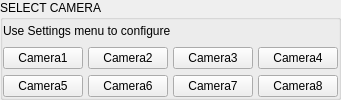
          <widget class="QGroupBox" name="groupBox">
           <property name="title">
            <string>SELECT CAMERA</string>
           </property>
           <layout class="QVBoxLayout" name="verticalLayout_15">
            <property name="leftMargin">
             <number>0</number>
            </property>
            <property name="topMargin">
             <number>0</number>
            </property>
            <property name="rightMargin">
             <number>0</number>
            </property>
            <property name="bottomMargin">
             <number>0</number>
            </property>
            <item>
             <widget class="QLabel" name="label_5">
              <property name="font">
               <font>
                <pointsize>-1</pointsize>
               </font>
              </property>
              <property name="styleSheet">
               <string notr="true">QLabel{
font-size:12px;
}</string>
              </property>
              <property name="text">
               <string>Use Settings menu to configure</string>
              </property>
              <property name="alignment">
               <set>Qt::AlignLeading|Qt::AlignLeft|Qt::AlignVCenter</set>
              </property>
             </widget>
            </item>
            <item>
             <layout class="QHBoxLayout" name="horizontalLayout_13">
              <property name="spacing">
               <number>5</number>
              </property>
              <property name="leftMargin">
               <number>0</number>
              </property>
              <property name="topMargin">
               <number>0</number>
              </property>
              <property name="rightMargin">
               <number>0</number>
              </property>
              <property name="bottomMargin">
               <number>0</number>
              </property>
              <item>
               <widget class="QPushButton" name="connectCam1">
                <property name="focusPolicy">
                 <enum>Qt::NoFocus</enum>
                </property>
                <property name="text">
                 <string>Camera1</string>
                </property>
               </widget>
              </item>
              <item>
               <widget class="QPushButton" name="connectCam2">
                <property name="focusPolicy">
                 <enum>Qt::NoFocus</enum>
                </property>
                <property name="text">
                 <string>Camera2</string>
                </property>
               </widget>
              </item>
              <item>
               <widget class="QPushButton" name="connectCam3">
                <property name="focusPolicy">
                 <enum>Qt::NoFocus</enum>
                </property>
                <property name="text">
                 <string>Camera3</string>
                </property>
               </widget>
              </item>
              <item>
               <widget class="QPushButton" name="connectCam4">
                <property name="focusPolicy">
                 <enum>Qt::NoFocus</enum>
                </property>
                <property name="text">
                 <string>Camera4</string>
                </property>
               </widget>
              </item>
             </layout>
            </item>
            <item>
             <layout class="QHBoxLayout" name="horizontalLayout_14">
              <property name="spacing">
               <number>5</number>
              </property>
              <property name="leftMargin">
               <number>0</number>
              </property>
              <property name="topMargin">
               <number>0</number>
              </property>
              <property name="rightMargin">
               <number>0</number>
              </property>
              <property name="bottomMargin">
               <number>0</number>
              </property>
              <item>
               <widget class="QPushButton" name="connectCam5">
                <property name="focusPolicy">
                 <enum>Qt::NoFocus</enum>
                </property>
                <property name="text">
                 <string>Camera5</string>
                </property>
               </widget>
              </item>
              <item>
               <widget class="QPushButton" name="connectCam6">
                <property name="focusPolicy">
                 <enum>Qt::NoFocus</enum>
                </property>
                <property name="text">
                 <string>Camera6</string>
                </property>
               </widget>
              </item>
              <item>
               <widget class="QPushButton" name="connectCam7">
                <property name="focusPolicy">
                 <enum>Qt::NoFocus</enum>
                </property>
                <property name="text">
                 <string>Camera7</string>
                </property>
               </widget>
              </item>
              <item>
               <widget class="QPushButton" name="connectCam8">
                <property name="focusPolicy">
                 <enum>Qt::NoFocus</enum>
                </property>
                <property name="text">
                 <string>Camera8</string>
                </property>
               </widget>
              </item>
             </layout>
            </item>
           </layout>
          </widget>
